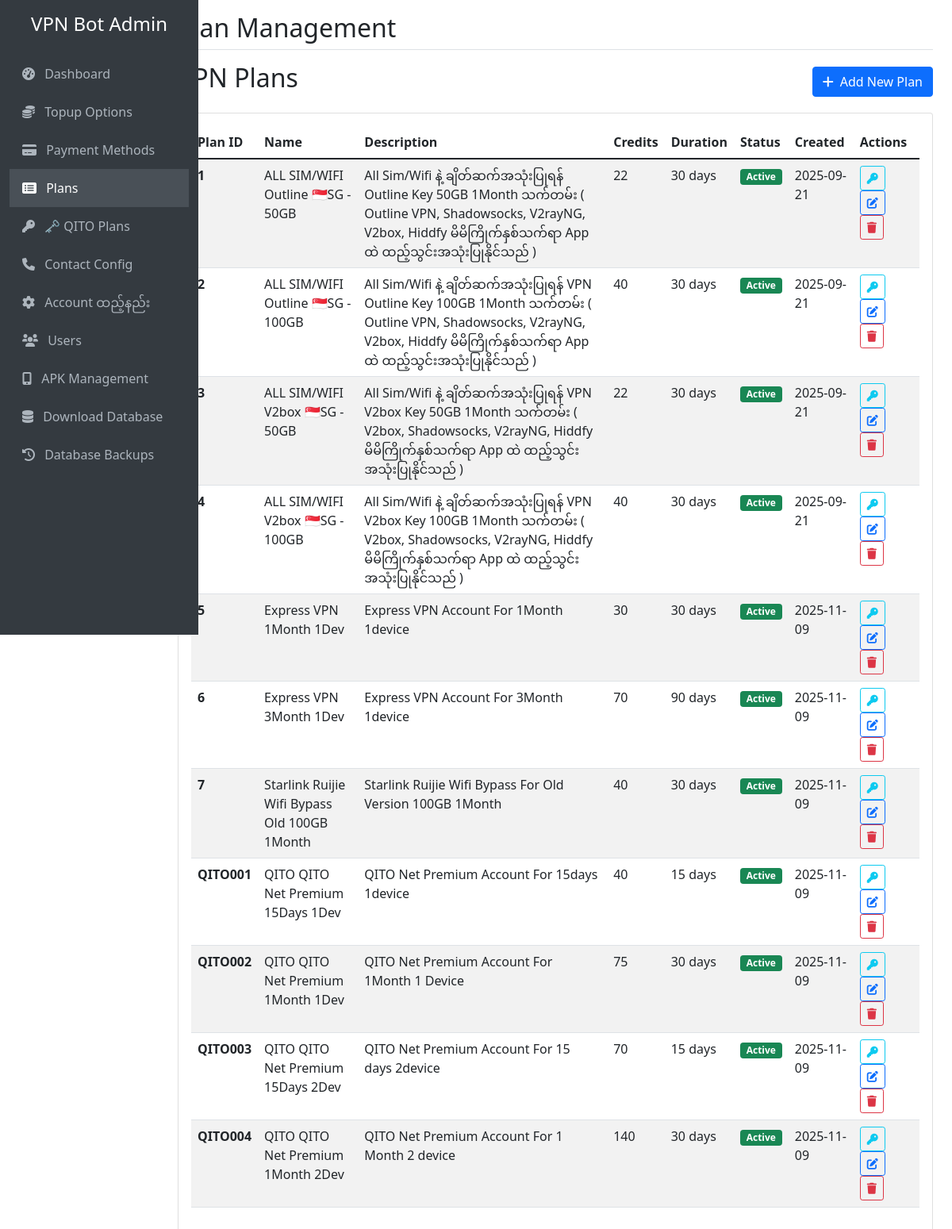
The app's page /plans with its own data.
### tables this page shows
CREATE TABLE "plans" (
                id INTEGER PRIMARY KEY AUTOINCREMENT,
                plan_id_number TEXT UNIQUE NOT NULL,
                name TEXT NOT NULL,
                description TEXT,
                credits_required INTEGER NOT NULL,
                duration_days INTEGER NOT NULL,
                is_active BOOLEAN DEFAULT 1,
                created_at TIMESTAMP DEFAULT CURRENT_TIMESTAMP,
                updated_at TIMESTAMP DEFAULT CURRENT_TIMESTAMP
            , device_limit INTEGER DEFAULT 1);

### web_admin.py (the view)
@app.route('/plans')
def plan_management():
    plans = get_all_plans()
    return render_template('plan_management.html', plans=plans)

### database.py (called while the page is built)
def get_all_plans():
    conn = sqlite3.connect(DB_FILE)
    cursor = conn.cursor()
    cursor.execute('SELECT * FROM plans ORDER BY plan_id_number')
    plans = cursor.fetchall()
    conn.close()
    return plans

### templates/plan_management.html (shortened to what this page needs)
{% extends "base.html" %}
{% block page_title %}Plan Management{% endblock %}
{% block content %}
<div class="d-flex justify-content-between align-items-center mb-3">
    <h2>VPN Plans</h2>
    <a href="{{ url_for('add_plan') }}" class="btn btn-primary">
        <i class="fas fa-plus me-2"></i>Add New Plan
    </a>
</div>
<div class="card">
    <div class="card-body">
        {% if plans %}
            <div class="table-responsive">
                <table class="table table-striped">
                    <thead>
                        <tr>
                            <th>Plan ID</th>
                            <th>Name</th>
                            <th>Description</th>
                            <th>Credits</th>
                            <th>Duration</th>
                            <th>Status</th>
                            <th>Created</th>
                            <th>Actions</th>
                        </tr>
                    </thead>
                    <tbody>
                        {% for plan in plans %}
                        <tr>
                            <td><strong>{{ plan[1] }}</strong></td>
                            <td>{{ plan[2] }}</td>
                            <td>{{ plan[3] or '-' }}</td>
                            <td>{{ plan[4] }}</td>
                            <td>{{ plan[5] }} days</td>
                            <td>
                                {% if plan[6] %}
                                    <span class="badge bg-success">Active</span>
                                {% else %}
                                    <span class="badge bg-secondary">Inactive</span>
                                {% endif %}
                            </td>
                            <td>{{ plan[7][:10] }}</td>
                            <td>
                                <a href="{{ url_for('plan_keys', plan_id=plan[0]) }}" class="btn btn-sm btn-outline-info me-1" title="Manage Keys">
                                    <i class="fas fa-key"></i>
                                </a>
                                <a href="{{ url_for('edit_plan', plan_id=plan[0]) }}" class="btn btn-sm btn-outline-primary me-1" title="Edit">
                                    <i class="fas fa-edit"></i>
                                </a>
                                <a href="{{ url_for('delete_plan_route', plan_id=plan[0]) }}"
                                   class="btn btn-sm btn-outline-danger"
                                   onclick="return confirm('Are you sure you want to delete this plan?')" title="Delete">
                                    <i class="fas fa-trash"></i>
                                </a>
                            </td>
                        </tr>
                        {% endfor %}
                    </tbody>
                </table>
            </div>
        {% endif %}
    </div>
</div>
{% endblock %}

### records on screen
plans: plan_id_number "1", name "ALL SIM/WIFI Outline 🇸🇬SG - 50GB", description "All Sim/Wifi နဲ့ ချိတ်ဆက်အသုံးပြုရန် Outline Key 50GB 1Month သက်တမ်း ( Outline VPN, Shadowsocks, V2rayNG, V2box, Hiddfy မိမိကြိုက်နှစ်သက်ရာ App ထဲ ထည့်သွင်းအသုံးပြုနိုင်သည် )", credits_required "22", duration_days "30", is_active "Active", created_at "2025-09-21"
plans: plan_id_number "2", name "ALL SIM/WIFI Outline 🇸🇬SG - 100GB", description "All Sim/Wifi နဲ့ ချိတ်ဆက်အသုံးပြုရန် VPN Outline Key 100GB 1Month သက်တမ်း ( Outline VPN, Shadowsocks, V2rayNG, V2box, Hiddfy မိမိကြိုက်နှစ်သက်ရာ App ထဲ ထည့်သွင်းအသုံးပြုနိုင်သည် )", credits_required "40", duration_days "30", is_active "Active", created_at "2025-09-21"
plans: plan_id_number "3", name "ALL SIM/WIFI V2box 🇸🇬SG - 50GB", description "All Sim/Wifi နဲ့ ချိတ်ဆက်အသုံးပြုရန် VPN V2box Key 50GB 1Month သက်တမ်း ( V2box, Shadowsocks, V2rayNG, Hiddfy မိမိကြိုက်နှစ်သက်ရာ App ထဲ ထည့်သွင်းအသုံးပြုနိုင်သည် )", credits_required "22", duration_days "30", is_active "Active", created_at "2025-09-21"
plans: plan_id_number "4", name "ALL SIM/WIFI V2box 🇸🇬SG - 100GB", description "All Sim/Wifi နဲ့ ချိတ်ဆက်အသုံးပြုရန် VPN V2box Key 100GB 1Month သက်တမ်း ( V2box, Shadowsocks, V2rayNG, Hiddfy မိမိကြိုက်နှစ်သက်ရာ App ထဲ ထည့်သွင်းအသုံးပြုနိုင်သည် )", credits_required "40", duration_days "30", is_active "Active", created_at "2025-09-21"
plans: plan_id_number "5", name "Express VPN 1Month 1Dev", description "Express VPN Account For 1Month 1device", credits_required "30", duration_days "30", is_active "Active", created_at "2025-11-09"
plans: plan_id_number "6", name "Express VPN 3Month 1Dev", description "Express VPN Account For 3Month 1device", credits_required "70", duration_days "90", is_active "Active", created_at "2025-11-09"
plans: plan_id_number "7", name "Starlink Ruijie Wifi Bypass Old 100GB 1Month", description "Starlink Ruijie Wifi Bypass For Old Version 100GB 1Month", credits_required "40", duration_days "30", is_active "Active", created_at "2025-11-09"
plans: plan_id_number "QITO001", name "QITO QITO Net Premium 15Days 1Dev", description "QITO Net Premium Account For 15days 1device", credits_required "40", duration_days "15", is_active "Active", created_at "2025-11-09"
plans: plan_id_number "QITO002", name "QITO QITO Net Premium 1Month 1Dev", description "QITO Net Premium Account For 1Month 1 Device", credits_required "75", duration_days "30", is_active "Active", created_at "2025-11-09"
plans: plan_id_number "QITO003", name "QITO QITO Net Premium 15Days 2Dev", description "QITO Net Premium Account For 15 days 2device", credits_required "70", duration_days "15", is_active "Active", created_at "2025-11-09"
plans: plan_id_number "QITO004", name "QITO QITO Net Premium 1Month 2Dev", description "QITO Net Premium Account For 1 Month 2 device", credits_required "140", duration_days "30", is_active "Active", created_at "2025-11-09"
